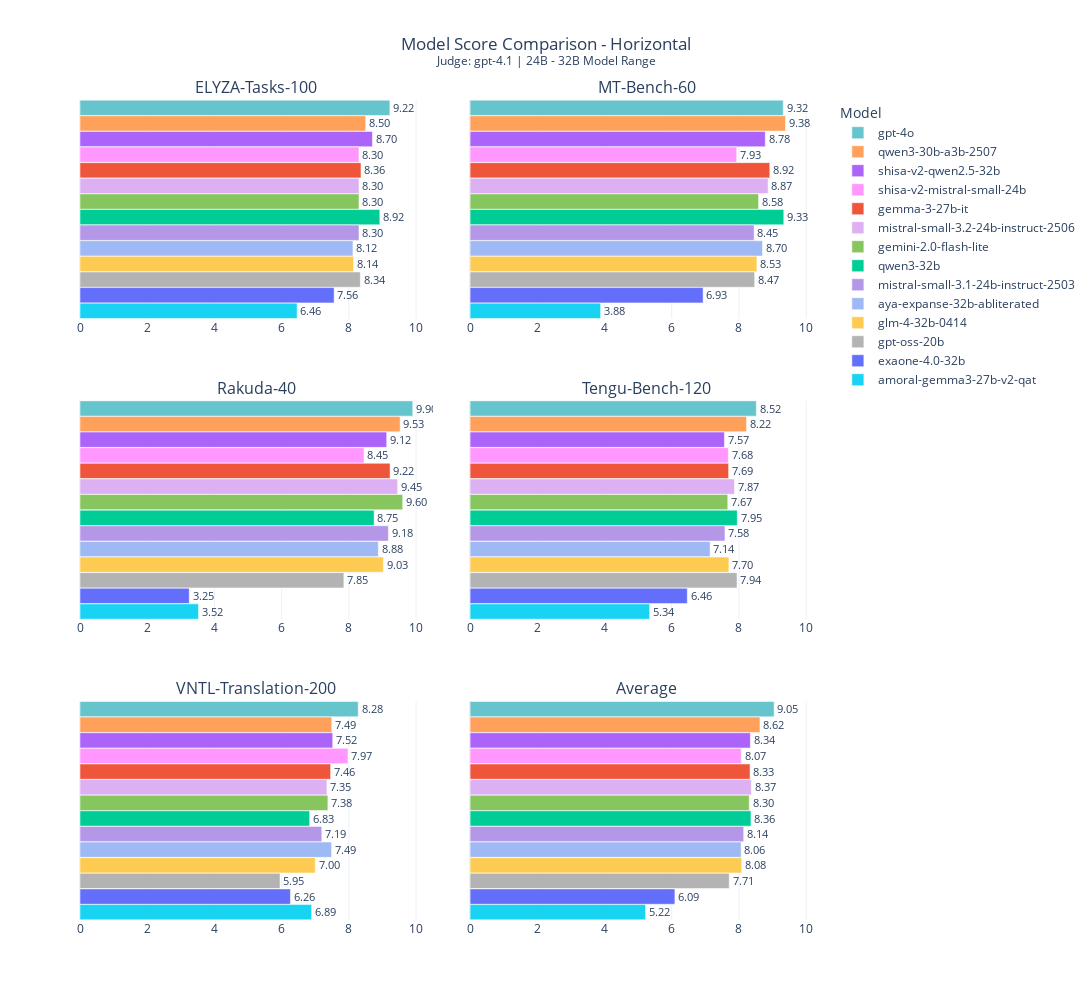

Notebook code for this chart:
### Code cell
import plotly.graph_objects as go
from plotly.subplots import make_subplots

# --- Horizontal Bar Chart Grid (Looping through all judges) ---
for judge_model in all_result_df['judge_model'].unique():
    df_judge = all_result_df[all_result_df['judge_model'] == judge_model]
    if df_judge.empty: continue

    mean_df_judge = df_judge.groupby(["model_name", "eval_dataset"]).score.mean().reset_index()
    # Uses the global model_order for consistent sorting
    benchmarks = sorted(mean_df_judge['eval_dataset'].unique())
    avg_scores = mean_df_judge.groupby('model_name')['score'].mean().reindex(model_order)
    
    n_rows, n_cols = 3, 2
    subplot_titles = benchmarks[:5]
    subplot_titles.append("Average")
    while len(subplot_titles) < 6: subplot_titles.append("")

    fig_horizontal = make_subplots(rows=n_rows, cols=n_cols, subplot_titles=subplot_titles, vertical_spacing=0.1, horizontal_spacing=0.05)
    
    for i, title in enumerate(subplot_titles):
        if not title: continue
        row, col = i // n_cols + 1, i % n_cols + 1
        plot_data = avg_scores if title == "Average" else mean_df_judge[mean_df_judge['eval_dataset'] == title].set_index('model_name')['score'].reindex(model_order)
        # Uses the global color_map
        for model_name in model_order:
            if model_name in plot_data.index:
                score = plot_data.get(model_name, float('nan'))
                fig_horizontal.add_trace(go.Bar(
                    y=[model_name], x=[score], name=model_name, marker_color=color_map[model_name],
                    text=[f"{score:.2f}" if pd.notnull(score) else ""], textposition='outside', orientation='h',
                    showlegend=(i == 0)
                ), row=row, col=col)
        
        fig_horizontal.update_xaxes(range=[0, 10.5], row=row, col=col)
        fig_horizontal.update_yaxes(showticklabels=False, autorange='reversed', row=row, col=col)

    fig_horizontal.update_layout(
        height=1000, width=1200,
        title_text=f"Model Score Comparison - Horizontal<br><sup>Judge: {judge_model.replace('judge_', '')} | {MODEL_RANGE_GROUP}</sup>",
        title_x=0.5, template='plotly_white', legend_title_text='Model',
        bargap=0.01, bargroupgap=0.01
    )
    fig_horizontal.show()
    # fig_horizontal.write_image(f"{GRAPHS_DIR}/horizontal_bar_chart_{judge_model.replace('judge_', '')}.png")

### Figure 1 — Plotly figure (JSON) as saved in the notebook; plotly's stock layout.template omitted (floating-point values rounded to 4 significant figures)
{"data": [{"marker": {"color": "#66c5cc"}, "name": "gpt-4o", "orientation": "h", "showlegend": true, "text": ["9.22"], "textposition": "outside", "type": "bar", "x": [9.22], "xaxis": "x", "y": ["gpt-4o"], "yaxis": "y"}, {"marker": {"color": "#FFA15A"}, "name": "qwen3-30b-a3b-2507", "orientation": "h", "showlegend": true, "text": ["8.50"], "textposition": "outside", "type": "bar", "x": [8.5], "xaxis": "x", "y": ["qwen3-30b-a3b-2507"], "yaxis": "y"}, {"marker": {"color": "#AB63FA"}, "name": "shisa-v2-qwen2.5-32b", "orientation": "h", "showlegend": true, "text": ["8.70"], "textposition": "outside", "type": "bar", "x": [8.7], "xaxis": "x", "y": ["shisa-v2-qwen2.5-32b"], "yaxis": "y"}, {"marker": {"color": "#FF97FF"}, "name": "shisa-v2-mistral-small-24b", "orientation": "h", "showlegend": true, "text": ["8.30"], "textposition": "outside", "type": "bar", "x": [8.3], "xaxis": "x", "y": ["shisa-v2-mistral-small-24b"], "yaxis": "y"}, {"marker": {"color": "#EF553B"}, "name": "gemma-3-27b-it", "orientation": "h", "showlegend": true, "text": ["8.36"], "textposition": "outside", "type": "bar", "x": [8.36], "xaxis": "x", "y": ["gemma-3-27b-it"], "yaxis": "y"}, {"marker": {"color": "#dcb0f2"}, "name": "mistral-small-3.2-24b-instruct-2506", "orientation": "h", "showlegend": true, "text": ["8.30"], "textposition": "outside", "type": "bar", "x": [8.3], "xaxis": "x", "y": ["mistral-small-3.2-24b-instruct-2506"], "yaxis": "y"}, {"marker": {"color": "#87c55f"}, "name": "gemini-2.0-flash-lite", "orientation": "h", "showlegend": true, "text": ["8.30"], "textposition": "outside", "type": "bar", "x": [8.3], "xaxis": "x", "y": ["gemini-2.0-flash-lite"], "yaxis": "y"}, {"marker": {"color": "#00CC96"}, "name": "qwen3-32b", "orientation": "h", "showlegend": true, "text": ["8.92"], "textposition": "outside", "type": "bar", "x": [8.92], "xaxis": "x", "y": ["qwen3-32b"], "yaxis": "y"}, {"marker": {"color": "#b497e7"}, "name": "mistral-small-3.1-24b-instruct-2503", "orientation": "h", "showlegend": true, "text": ["8.30"], "textposition": "outside", "type": "bar", "x": [8.3], "xaxis": "x", "y": ["mistral-small-3.1-24b-instruct-2503"], "yaxis": "y"}, {"marker": {"color": "#9eb9f3"}, "name": "aya-expanse-32b-abliterated", "orientation": "h", "showlegend": true, "text": ["8.12"], "textposition": "outside", "type": "bar", "x": [8.12], "xaxis": "x", "y": ["aya-expanse-32b-abliterated"], "yaxis": "y"}, {"marker": {"color": "#FECB52"}, "name": "glm-4-32b-0414", "orientation": "h", "showlegend": true, "text": ["8.14"], "textposition": "outside", "type": "bar", "x": [8.14], "xaxis": "x", "y": ["glm-4-32b-0414"], "yaxis": "y"}, {"marker": {"color": "#b3b3b3"}, "name": "gpt-oss-20b", "orientation": "h", "showlegend": true, "text": ["8.34"], "textposition": "outside", "type": "bar", "x": [8.34], "xaxis": "x", "y": ["gpt-oss-20b"], "yaxis": "y"}, {"marker": {"color": "#636EFA"}, "name": "exaone-4.0-32b", "orientation": "h", "showlegend": true, "text": ["7.56"], "textposition": "outside", "type": "bar", "x": [7.56], "xaxis": "x", "y": ["exaone-4.0-32b"], "yaxis": "y"}, {"marker": {"color": "#19D3F3"}, "name": "amoral-gemma3-27b-v2-qat", "orientation": "h", "showlegend": true, "text": ["6.46"], "textposition": "outside", "type": "bar", "x": [6.46], "xaxis": "x", "y": ["amoral-gemma3-27b-v2-qat"], "yaxis": "y"}, {"marker": {"color": "#66c5cc"}, "name": "gpt-4o", "orientation": "h", "showlegend": false, "text": ["9.32"], "textposition": "outside", "type": "bar", "x": [9.317], "xaxis": "x2", "y": ["gpt-4o"], "yaxis": "y2"}, {"marker": {"color": "#FFA15A"}, "name": "qwen3-30b-a3b-2507", "orientation": "h", "showlegend": false, "text": ["9.38"], "textposition": "outside", "type": "bar", "x": [9.383], "xaxis": "x2", "y": ["qwen3-30b-a3b-2507"], "yaxis": "y2"}, {"marker": {"color": "#AB63FA"}, "name": "shisa-v2-qwen2.5-32b", "orientation": "h", "showlegend": false, "text": ["8.78"], "textposition": "outside", "type": "bar", "x": [8.783], "xaxis": "x2", "y": ["shisa-v2-qwen2.5-32b"], "yaxis": "y2"}, {"marker": {"color": "#FF97FF"}, "name": "shisa-v2-mistral-small-24b", "orientation": "h", "showlegend": false, "text": ["7.93"], "textposition": "outside", "type": "bar", "x": [7.933], "xaxis": "x2", "y": ["shisa-v2-mistral-small-24b"], "yaxis": "y2"}, {"marker": {"color": "#EF553B"}, "name": "gemma-3-27b-it", "orientation": "h", "showlegend": false, "text": ["8.92"], "textposition": "outside", "type": "bar", "x": [8.917], "xaxis": "x2", "y": ["gemma-3-27b-it"], "yaxis": "y2"}, {"marker": {"color": "#dcb0f2"}, "name": "mistral-small-3.2-24b-instruct-2506", "orientation": "h", "showlegend": false, "text": ["8.87"], "textposition": "outside", "type": "bar", "x": [8.867], "xaxis": "x2", "y": ["mistral-small-3.2-24b-instruct-2506"], "yaxis": "y2"}, {"marker": {"color": "#87c55f"}, "name": "gemini-2.0-flash-lite", "orientation": "h", "showlegend": false, "text": ["8.58"], "textposition": "outside", "type": "bar", "x": [8.583], "xaxis": "x2", "y": ["gemini-2.0-flash-lite"], "yaxis": "y2"}, {"marker": {"color": "#00CC96"}, "name": "qwen3-32b", "orientation": "h", "showlegend": false, "text": ["9.33"], "textposition": "outside", "type": "bar", "x": [9.333], "xaxis": "x2", "y": ["qwen3-32b"], "yaxis": "y2"}, {"marker": {"color": "#b497e7"}, "name": "mistral-small-3.1-24b-instruct-2503", "orientation": "h", "showlegend": false, "text": ["8.45"], "textposition": "outside", "type": "bar", "x": [8.45], "xaxis": "x2", "y": ["mistral-small-3.1-24b-instruct-2503"], "yaxis": "y2"}, {"marker": {"color": "#9eb9f3"}, "name": "aya-expanse-32b-abliterated", "orientation": "h", "showlegend": false, "text": ["8.70"], "textposition": "outside", "type": "bar", "x": [8.7], "xaxis": "x2", "y": ["aya-expanse-32b-abliterated"], "yaxis": "y2"}, {"marker": {"color": "#FECB52"}, "name": "glm-4-32b-0414", "orientation": "h", "showlegend": false, "text": ["8.53"], "textposition": "outside", "type": "bar", "x": [8.533], "xaxis": "x2", "y": ["glm-4-32b-0414"], "yaxis": "y2"}, {"marker": {"color": "#b3b3b3"}, "name": "gpt-oss-20b", "orientation": "h", "showlegend": false, "text": ["8.47"], "textposition": "outside", "type": "bar", "x": [8.467], "xaxis": "x2", "y": ["gpt-oss-20b"], "yaxis": "y2"}, {"marker": {"color": "#636EFA"}, "name": "exaone-4.0-32b", "orientation": "h", "showlegend": false, "text": ["6.93"], "textposition": "outside", "type": "bar", "x": [6.933], "xaxis": "x2", "y": ["exaone-4.0-32b"], "yaxis": "y2"}, {"marker": {"color": "#19D3F3"}, "name": "amoral-gemma3-27b-v2-qat", "orientation": "h", "showlegend": false, "text": ["3.88"], "textposition": "outside", "type": "bar", "x": [3.883], "xaxis": "x2", "y": ["amoral-gemma3-27b-v2-qat"], "yaxis": "y2"}, {"marker": {"color": "#66c5cc"}, "name": "gpt-4o", "orientation": "h", "showlegend": false, "text": ["9.90"], "textposition": "outside", "type": "bar", "x": [9.9], "xaxis": "x3", "y": ["gpt-4o"], "yaxis": "y3"}, {"marker": {"color": "#FFA15A"}, "name": "qwen3-30b-a3b-2507", "orientation": "h", "showlegend": false, "text": ["9.53"], "textposition": "outside", "type": "bar", "x": [9.525], "xaxis": "x3", "y": ["qwen3-30b-a3b-2507"], "yaxis": "y3"}, {"marker": {"color": "#AB63FA"}, "name": "shisa-v2-qwen2.5-32b", "orientation": "h", "showlegend": false, "text": ["9.12"], "textposition": "outside", "type": "bar", "x": [9.125], "xaxis": "x3", "y": ["shisa-v2-qwen2.5-32b"], "yaxis": "y3"}, {"marker": {"color": "#FF97FF"}, "name": "shisa-v2-mistral-small-24b", "orientation": "h", "showlegend": false, "text": ["8.45"], "textposition": "outside", "type": "bar", "x": [8.45], "xaxis": "x3", "y": ["shisa-v2-mistral-small-24b"], "yaxis": "y3"}, {"marker": {"color": "#EF553B"}, "name": "gemma-3-27b-it", "orientation": "h", "showlegend": false, "text": ["9.22"], "textposition": "outside", "type": "bar", "x": [9.225], "xaxis": "x3", "y": ["gemma-3-27b-it"], "yaxis": "y3"}, {"marker": {"color": "#dcb0f2"}, "name": "mistral-small-3.2-24b-instruct-2506", "orientation": "h", "showlegend": false, "text": ["9.45"], "textposition": "outside", "type": "bar", "x": [9.45], "xaxis": "x3", "y": ["mistral-small-3.2-24b-instruct-2506"], "yaxis": "y3"}, {"marker": {"color": "#87c55f"}, "name": "gemini-2.0-flash-lite", "orientation": "h", "showlegend": false, "text": ["9.60"], "textposition": "outside", "type": "bar", "x": [9.6], "xaxis": "x3", "y": ["gemini-2.0-flash-lite"], "yaxis": "y3"}, {"marker": {"color": "#00CC96"}, "name": "qwen3-32b", "orientation": "h", "showlegend": false, "text": ["8.75"], "textposition": "outside", "type": "bar", "x": [8.75], "xaxis": "x3", "y": ["qwen3-32b"], "yaxis": "y3"}, {"marker": {"color": "#b497e7"}, "name": "mistral-small-3.1-24b-instruct-2503", "orientation": "h", "showlegend": false, "text": ["9.18"], "textposition": "outside", "type": "bar", "x": [9.175], "xaxis": "x3", "y": ["mistral-small-3.1-24b-instruct-2503"], "yaxis": "y3"}, {"marker": {"color": "#9eb9f3"}, "name": "aya-expanse-32b-abliterated", "orientation": "h", "showlegend": false, "text": ["8.88"], "textposition": "outside", "type": "bar", "x": [8.875], "xaxis": "x3", "y": ["aya-expanse-32b-abliterated"], "yaxis": "y3"}, {"marker": {"color": "#FECB52"}, "name": "glm-4-32b-0414", "orientation": "h", "showlegend": false, "text": ["9.03"], "textposition": "outside", "type": "bar", "x": [9.025], "xaxis": "x3", "y": ["glm-4-32b-0414"], "yaxis": "y3"}, {"marker": {"color": "#b3b3b3"}, "name": "gpt-oss-20b", "orientation": "h", "showlegend": false, "text": ["7.85"], "textposition": "outside", "type": "bar", "x": [7.85], "xaxis": "x3", "y": ["gpt-oss-20b"], "yaxis": "y3"}, {"marker": {"color": "#636EFA"}, "name": "exaone-4.0-32b", "orientation": "h", "showlegend": false, "text": ["3.25"], "textposition": "outside", "type": "bar", "x": [3.25], "xaxis": "x3", "y": ["exaone-4.0-32b"], "yaxis": "y3"}, {"marker": {"color": "#19D3F3"}, "name": "amoral-gemma3-27b-v2-qat", "orientation": "h", "showlegend": false, "text": ["3.52"], "textposition": "outside", "type": "bar", "x": [3.525], "xaxis": "x3", "y": ["amoral-gemma3-27b-v2-qat"], "yaxis": "y3"}, {"marker": {"color": "#66c5cc"}, "name": "gpt-4o", "orientation": "h", "showlegend": false, "text": ["8.52"], "textposition": "outside", "type": "bar", "x": [8.517], "xaxis": "x4", "y": ["gpt-4o"], "yaxis": "y4"}, {"marker": {"color": "#FFA15A"}, "name": "qwen3-30b-a3b-2507", "orientation": "h", "showlegend": false, "text": ["8.22"], "textposition": "outside", "type": "bar", "x": [8.225], "xaxis": "x4", "y": ["qwen3-30b-a3b-2507"], "yaxis": "y4"}, {"marker": {"color": "#AB63FA"}, "name": "shisa-v2-qwen2.5-32b", "orientation": "h", "showlegend": false, "text": ["7.57"], "textposition": "outside", "type": "bar", "x": [7.567], "xaxis": "x4", "y": ["shisa-v2-qwen2.5-32b"], "yaxis": "y4"}, {"marker": {"color": "#FF97FF"}, "name": "shisa-v2-mistral-small-24b", "orientation": "h", "showlegend": false, "text": ["7.68"], "textposition": "outside", "type": "bar", "x": [7.683], "xaxis": "x4", "y": ["shisa-v2-mistral-small-24b"], "yaxis": "y4"}, {"marker": {"color": "#EF553B"}, "name": "gemma-3-27b-it", "orientation": "h", "showlegend": false, "text": ["7.69"], "textposition": "outside", "type": "bar", "x": [7.692], "xaxis": "x4", "y": ["gemma-3-27b-it"], "yaxis": "y4"}, {"marker": {"color": "#dcb0f2"}, "name": "mistral-small-3.2-24b-instruct-2506", "orientation": "h", "showlegend": false, "text": ["7.87"], "textposition": "outside", "type": "bar", "x": [7.867], "xaxis": "x4", "y": ["mistral-small-3.2-24b-instruct-2506"], "yaxis": "y4"}, {"marker": {"color": "#87c55f"}, "name": "gemini-2.0-flash-lite", "orientation": "h", "showlegend": false, "text": ["7.67"], "textposition": "outside", "type": "bar", "x": [7.667], "xaxis": "x4", "y": ["gemini-2.0-flash-lite"], "yaxis": "y4"}, {"marker": {"color": "#00CC96"}, "name": "qwen3-32b", "orientation": "h", "showlegend": false, "text": ["7.95"], "textposition": "outside", "type": "bar", "x": [7.95], "xaxis": "x4", "y": ["qwen3-32b"], "yaxis": "y4"}, {"marker": {"color": "#b497e7"}, "name": "mistral-small-3.1-24b-instruct-2503", "orientation": "h", "showlegend": false, "text": ["7.58"], "textposition": "outside", "type": "bar", "x": [7.583], "xaxis": "x4", "y": ["mistral-small-3.1-24b-instruct-2503"], "yaxis": "y4"}, {"marker": {"color": "#9eb9f3"}, "name": "aya-expanse-32b-abliterated", "orientation": "h", "showlegend": false, "text": ["7.14"], "textposition": "outside", "type": "bar", "x": [7.142], "xaxis": "x4", "y": ["aya-expanse-32b-abliterated"], "yaxis": "y4"}, {"marker": {"color": "#FECB52"}, "name": "glm-4-32b-0414", "orientation": "h", "showlegend": false, "text": ["7.70"], "textposition": "outside", "type": "bar", "x": [7.7], "xaxis": "x4", "y": ["glm-4-32b-0414"], "yaxis": "y4"}, {"marker": {"color": "#b3b3b3"}, "name": "gpt-oss-20b", "orientation": "h", "showlegend": false, "text": ["7.94"], "textposition": "outside", "type": "bar", "x": [7.942], "xaxis": "x4", "y": ["gpt-oss-20b"], "yaxis": "y4"}, {"marker": {"color": "#636EFA"}, "name": "exaone-4.0-32b", "orientation": "h", "showlegend": false, "text": ["6.46"], "textposition": "outside", "type": "bar", "x": [6.462], "xaxis": "x4", "y": ["exaone-4.0-32b"], "yaxis": "y4"}, {"marker": {"color": "#19D3F3"}, "name": "amoral-gemma3-27b-v2-qat", "orientation": "h", "showlegend": false, "text": ["5.34"], "textposition": "outside", "type": "bar", "x": [5.342], "xaxis": "x4", "y": ["amoral-gemma3-27b-v2-qat"], "yaxis": "y4"}, {"marker": {"color": "#66c5cc"}, "name": "gpt-4o", "orientation": "h", "showlegend": false, "text": ["8.28"], "textposition": "outside", "type": "bar", "x": [8.277], "xaxis": "x5", "y": ["gpt-4o"], "yaxis": "y5"}, {"marker": {"color": "#FFA15A"}, "name": "qwen3-30b-a3b-2507", "orientation": "h", "showlegend": false, "text": ["7.49"], "textposition": "outside", "type": "bar", "x": [7.49], "xaxis": "x5", "y": ["qwen3-30b-a3b-2507"], "yaxis": "y5"}, {"marker": {"color": "#AB63FA"}, "name": "shisa-v2-qwen2.5-32b", "orientation": "h", "showlegend": false, "text": ["7.52"], "textposition": "outside", "type": "bar", "x": [7.518], "xaxis": "x5", "y": ["shisa-v2-qwen2.5-32b"], "yaxis": "y5"}, {"marker": {"color": "#FF97FF"}, "name": "shisa-v2-mistral-small-24b", "orientation": "h", "showlegend": false, "text": ["7.97"], "textposition": "outside", "type": "bar", "x": [7.973], "xaxis": "x5", "y": ["shisa-v2-mistral-small-24b"], "yaxis": "y5"}, {"marker": {"color": "#EF553B"}, "name": "gemma-3-27b-it", "orientation": "h", "showlegend": false, "text": ["7.46"], "textposition": "outside", "type": "bar", "x": [7.456], "xaxis": "x5", "y": ["gemma-3-27b-it"], "yaxis": "y5"}, {"marker": {"color": "#dcb0f2"}, "name": "mistral-small-3.2-24b-instruct-2506", "orientation": "h", "showlegend": false, "text": ["7.35"], "textposition": "outside", "type": "bar", "x": [7.347], "xaxis": "x5", "y": ["mistral-small-3.2-24b-instruct-2506"], "yaxis": "y5"}, {"marker": {"color": "#87c55f"}, "name": "gemini-2.0-flash-lite", "orientation": "h", "showlegend": false, "text": ["7.38"], "textposition": "outside", "type": "bar", "x": [7.375], "xaxis": "x5", "y": ["gemini-2.0-flash-lite"], "yaxis": "y5"}, {"marker": {"color": "#00CC96"}, "name": "qwen3-32b", "orientation": "h", "showlegend": false, "text": ["6.83"], "textposition": "outside", "type": "bar", "x": [6.832], "xaxis": "x5", "y": ["qwen3-32b"], "yaxis": "y5"}, {"marker": {"color": "#b497e7"}, "name": "mistral-small-3.1-24b-instruct-2503", "orientation": "h", "showlegend": false, "text": ["7.19"], "textposition": "outside", "type": "bar", "x": [7.193], "xaxis": "x5", "y": ["mistral-small-3.1-24b-instruct-2503"], "yaxis": "y5"}, {"marker": {"color": "#9eb9f3"}, "name": "aya-expanse-32b-abliterated", "orientation": "h", "showlegend": false, "text": ["7.49"], "textposition": "outside", "type": "bar", "x": [7.485], "xaxis": "x5", "y": ["aya-expanse-32b-abliterated"], "yaxis": "y5"}, {"marker": {"color": "#FECB52"}, "name": "glm-4-32b-0414", "orientation": "h", "showlegend": false, "text": ["7.00"], "textposition": "outside", "type": "bar", "x": [6.998], "xaxis": "x5", "y": ["glm-4-32b-0414"], "yaxis": "y5"}, {"marker": {"color": "#b3b3b3"}, "name": "gpt-oss-20b", "orientation": "h", "showlegend": false, "text": ["5.95"], "textposition": "outside", "type": "bar", "x": [5.951], "xaxis": "x5", "y": ["gpt-oss-20b"], "yaxis": "y5"}, {"marker": {"color": "#636EFA"}, "name": "exaone-4.0-32b", "orientation": "h", "showlegend": false, "text": ["6.26"], "textposition": "outside", "type": "bar", "x": [6.26], "xaxis": "x5", "y": ["exaone-4.0-32b"], "yaxis": "y5"}, {"marker": {"color": "#19D3F3"}, "name": "amoral-gemma3-27b-v2-qat", "orientation": "h", "showlegend": false, "text": ["6.89"], "textposition": "outside", "type": "bar", "x": [6.891], "xaxis": "x5", "y": ["amoral-gemma3-27b-v2-qat"], "yaxis": "y5"}, {"marker": {"color": "#66c5cc"}, "name": "gpt-4o", "orientation": "h", "showlegend": false, "text": ["9.05"], "textposition": "outside", "type": "bar", "x": [9.046], "xaxis": "x6", "y": ["gpt-4o"], "yaxis": "y6"}, {"marker": {"color": "#FFA15A"}, "name": "qwen3-30b-a3b-2507", "orientation": "h", "showlegend": false, "text": ["8.62"], "textposition": "outside", "type": "bar", "x": [8.625], "xaxis": "x6", "y": ["qwen3-30b-a3b-2507"], "yaxis": "y6"}, {"marker": {"color": "#AB63FA"}, "name": "shisa-v2-qwen2.5-32b", "orientation": "h", "showlegend": false, "text": ["8.34"], "textposition": "outside", "type": "bar", "x": [8.339], "xaxis": "x6", "y": ["shisa-v2-qwen2.5-32b"], "yaxis": "y6"}, {"marker": {"color": "#FF97FF"}, "name": "shisa-v2-mistral-small-24b", "orientation": "h", "showlegend": false, "text": ["8.07"], "textposition": "outside", "type": "bar", "x": [8.068], "xaxis": "x6", "y": ["shisa-v2-mistral-small-24b"], "yaxis": "y6"}, {"marker": {"color": "#EF553B"}, "name": "gemma-3-27b-it", "orientation": "h", "showlegend": false, "text": ["8.33"], "textposition": "outside", "type": "bar", "x": [8.33], "xaxis": "x6", "y": ["gemma-3-27b-it"], "yaxis": "y6"}, {"marker": {"color": "#dcb0f2"}, "name": "mistral-small-3.2-24b-instruct-2506", "orientation": "h", "showlegend": false, "text": ["8.37"], "textposition": "outside", "type": "bar", "x": [8.366], "xaxis": "x6", "y": ["mistral-small-3.2-24b-instruct-2506"], "yaxis": "y6"}, {"marker": {"color": "#87c55f"}, "name": "gemini-2.0-flash-lite", "orientation": "h", "showlegend": false, "text": ["8.30"], "textposition": "outside", "type": "bar", "x": [8.305], "xaxis": "x6", "y": ["gemini-2.0-flash-lite"], "yaxis": "y6"}, {"marker": {"color": "#00CC96"}, "name": "qwen3-32b", "orientation": "h", "showlegend": false, "text": ["8.36"], "textposition": "outside", "type": "bar", "x": [8.357], "xaxis": "x6", "y": ["qwen3-32b"], "yaxis": "y6"}, {"marker": {"color": "#b497e7"}, "name": "mistral-small-3.1-24b-instruct-2503", "orientation": "h", "showlegend": false, "text": ["8.14"], "textposition": "outside", "type": "bar", "x": [8.14], "xaxis": "x6", "y": ["mistral-small-3.1-24b-instruct-2503"], "yaxis": "y6"}, {"marker": {"color": "#9eb9f3"}, "name": "aya-expanse-32b-abliterated", "orientation": "h", "showlegend": false, "text": ["8.06"], "textposition": "outside", "type": "bar", "x": [8.064], "xaxis": "x6", "y": ["aya-expanse-32b-abliterated"], "yaxis": "y6"}, {"marker": {"color": "#FECB52"}, "name": "glm-4-32b-0414", "orientation": "h", "showlegend": false, "text": ["8.08"], "textposition": "outside", "type": "bar", "x": [8.079], "xaxis": "x6", "y": ["glm-4-32b-0414"], "yaxis": "y6"}, {"marker": {"color": "#b3b3b3"}, "name": "gpt-oss-20b", "orientation": "h", "showlegend": false, "text": ["7.71"], "textposition": "outside", "type": "bar", "x": [7.71], "xaxis": "x6", "y": ["gpt-oss-20b"], "yaxis": "y6"}, {"marker": {"color": "#636EFA"}, "name": "exaone-4.0-32b", "orientation": "h", "showlegend": false, "text": ["6.09"], "textposition": "outside", "type": "bar", "x": [6.093], "xaxis": "x6", "y": ["exaone-4.0-32b"], "yaxis": "y6"}, {"marker": {"color": "#19D3F3"}, "name": "amoral-gemma3-27b-v2-qat", "orientation": "h", "showlegend": false, "text": ["5.22"], "textposition": "outside", "type": "bar", "x": [5.22], "xaxis": "x6", "y": ["amoral-gemma3-27b-v2-qat"], "yaxis": "y6"}], "layout": {"annotations": [{"font": {"size": 16}, "showarrow": false, "text": "ELYZA-Tasks-100", "x": 0.2375, "xanchor": "center", "xref": "paper", "y": 1, "yanchor": "bottom", "yref": "paper"}, {"font": {"size": 16}, "showarrow": false, "text": "MT-Bench-60", "x": 0.7625, "xanchor": "center", "xref": "paper", "y": 1, "yanchor": "bottom", "yref": "paper"}, {"font": {"size": 16}, "showarrow": false, "text": "Rakuda-40", "x": 0.2375, "xanchor": "center", "xref": "paper", "y": 0.6333, "yanchor": "bottom", "yref": "paper"}, {"font": {"size": 16}, "showarrow": false, "text": "Tengu-Bench-120", "x": 0.7625, "xanchor": "center", "xref": "paper", "y": 0.6333, "yanchor": "bottom", "yref": "paper"}, {"font": {"size": 16}, "showarrow": false, "text": "VNTL-Translation-200", "x": 0.2375, "xanchor": "center", "xref": "paper", "y": 0.2667, "yanchor": "bottom", "yref": "paper"}, {"font": {"size": 16}, "showarrow": false, "text": "Average", "x": 0.7625, "xanchor": "center", "xref": "paper", "y": 0.2667, "yanchor": "bottom", "yref": "paper"}], "bargap": 0.01, "bargroupgap": 0.01, "height": 1000, "legend": {"title": {"text": "Model"}}, "title": {"text": "Model Score Comparison - Horizontal<br><sup>Judge: gpt-4.1 | 24B - 32B Model Range</sup>", "x": 0.5}, "width": 1200, "xaxis": {"anchor": "y", "domain": [0, 0.475], "range": [0, 10.5]}, "xaxis2": {"anchor": "y2", "domain": [0.525, 1], "range": [0, 10.5]}, "xaxis3": {"anchor": "y3", "domain": [0, 0.475], "range": [0, 10.5]}, "xaxis4": {"anchor": "y4", "domain": [0.525, 1], "range": [0, 10.5]}, "xaxis5": {"anchor": "y5", "domain": [0, 0.475], "range": [0, 10.5]}, "xaxis6": {"anchor": "y6", "domain": [0.525, 1], "range": [0, 10.5]}, "yaxis": {"anchor": "x", "autorange": "reversed", "domain": [0.7333, 1], "showticklabels": false}, "yaxis2": {"anchor": "x2", "autorange": "reversed", "domain": [0.7333, 1], "showticklabels": false}, "yaxis3": {"anchor": "x3", "autorange": "reversed", "domain": [0.3667, 0.6333], "showticklabels": false}, "yaxis4": {"anchor": "x4", "autorange": "reversed", "domain": [0.3667, 0.6333], "showticklabels": false}, "yaxis5": {"anchor": "x5", "autorange": "reversed", "domain": [0, 0.2667], "showticklabels": false}, "yaxis6": {"anchor": "x6", "autorange": "reversed", "domain": [0, 0.2667], "showticklabels": false}}}
